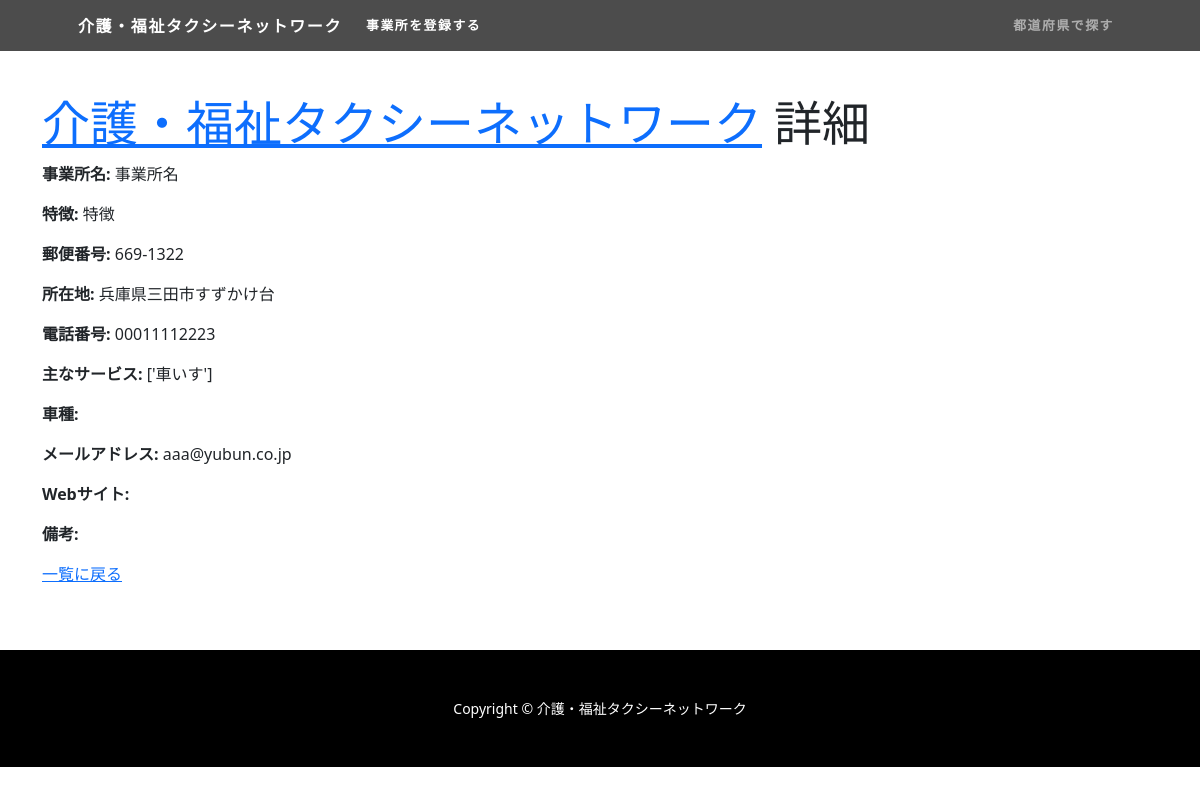
/detail_registration/8/, run on the app's committed database.
### caretaxi/models.py (models this page shows, shortened)
class Registration(models.Model):
    REUSE_CHOICES = [
        ('未', '未'),
        ('済', '済'),
    ]
    business_name = models.CharField(max_length=999)
    features = models.CharField(max_length=999)
    postal_code = models.CharField('郵便番号', max_length=8)
    location = models.CharField(max_length=999)
    tel = models.CharField(max_length=16)
    carmodel = models.CharField(max_length=999)
    email = models.EmailField()
    siteurl = models.CharField(max_length=999)
    message = models.TextField()
    main_image = models.ImageField(upload_to='registration_images/', null=True, blank=True)
    created_at = models.DateTimeField(auto_now_add=True)
    genres = models.CharField(max_length=999, blank=True, null=True)

### caretaxi/views.py (the view)
# urls.py: path('detail_registration/<int:registration_id>/', DetailRegistrationView.as_view(), name='detail_registration'),
class DetailRegistrationView(View):
    template_name = 'detail_registration.html'
    def get(self, request, registration_id):
        registration = get_object_or_404(Registration, id=registration_id)
        return render(request, self.template_name, {'registration': registration})

### caretaxi/templates/detail_registration.html (shortened to what this page needs)
{% extends 'base1.html' %}
{% block active_registration %}active{% endblock %}
{% block contents %}
<div class="container">
    <div class="my-div-style">
    <h1 class="display-5">
        <a href="{% url 'caretaxi:registration_list' %}">介護・福祉タクシーネットワーク</a> 詳細
    </h1>
    <div>
        <p><strong>事業所名:</strong> {{ registration.business_name }}</p>
        <p><strong>特徴:</strong> {{ registration.features }}</p>
        <p><strong>郵便番号:</strong> {{ registration.postal_code }}</p>
        <p><strong>所在地:</strong> {{ registration.location }}</p>
        <p><strong>電話番号:</strong> {{ registration.tel }}</p>
        <p><strong>主なサービス:</strong> {{ registration.genres }}</p>
        <p><strong>車種:</strong> {{ registration.carmodel }}</p>
        <p><strong>メールアドレス:</strong> {{ registration.email }}</p>
        <p><strong>Webサイト:</strong> {{ registration.siteurl|safe }}</p>
        <p><strong>備考:</strong> {{ registration.message }}</p>
        <p><a href="{% url 'caretaxi:registration_list' %}">一覧に戻る</a></p>
    </div>
    </div>
</div>
{% endblock %}

### static/template_pattern1/css/mystyle.css (style rules this page uses)
body, #wrapper { display: flex; flex-direction: column; min-height: 100vh; }
.my-div-style { margin-top: 6rem; }

### data on the page
Registration: business_name "事業所名", features "特徴", postal_code "669-1322", location "兵庫県三田市すずかけ台", tel "00011112223", genres "['車いす']", email "aaa@yubun.co.jp"
